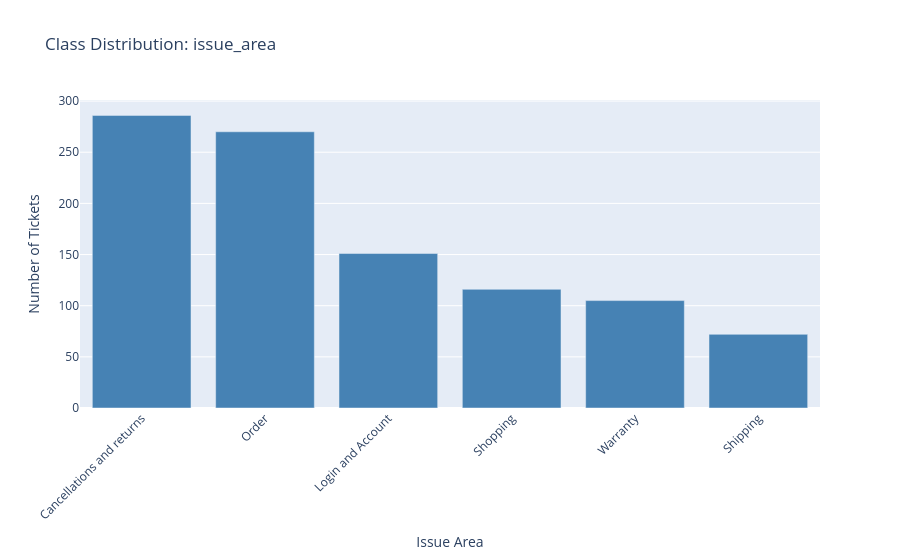

This figure's notebook cell:
### Markdown cell above
### 1.3 Dataset Exploration: Class Distribution (Day 3)

We're using `issue_area` as our primary classification target — it's the broadest 
categorical label in the dataset and keeps the number of classes manageable for a 
classic ML pipeline (vs. `issue_category` or `issue_sub_category`, which are far more 
granular and would likely produce many classes with very few examples each).

Below we check the frequency of each class to identify any class imbalance, which 
will inform our modeling and evaluation choices later (e.g. whether accuracy alone 
is a meaningful metric).

### Code cell
import plotly.express as px

# Count how many rows fall into each issue_area
class_counts = df['issue_area'].value_counts()
print(class_counts)
print(f"\nNumber of classes: {class_counts.shape[0]}")
print(f"Largest class: {class_counts.idxmax()} ({class_counts.max()} rows, "
      f"{class_counts.max() / len(df):.1%})")
print(f"Smallest class: {class_counts.idxmin()} ({class_counts.min()} rows, "
      f"{class_counts.min() / len(df):.1%})")

# Plot it
fig = px.bar(
    x=class_counts.index,
    y=class_counts.values,
    labels={'x': 'Issue Area', 'y': 'Number of Tickets'},
    title='Class Distribution: issue_area',
    color_discrete_sequence=['steelblue']
)
fig.update_layout(xaxis_tickangle=-45)
fig.show()

### Figure 1 — Plotly figure (JSON) as saved in the notebook; plotly's stock layout.template omitted (floating-point values rounded to 4 significant figures)
{"data": [{"hovertemplate": "Issue Area=%{x}<br>Number of Tickets=%{y}<extra></extra>", "legendgroup": "", "marker": {"color": "steelblue", "pattern": {"shape": ""}}, "name": "", "orientation": "v", "showlegend": false, "textposition": "auto", "type": "bar", "x": ["Cancellations and returns", "Order", "Login and Account", "Shopping", "Warranty", "Shipping"], "xaxis": "x", "y": [286, 270, 151, 116, 105, 72], "yaxis": "y"}], "layout": {"barmode": "relative", "legend": {"tracegroupgap": 0}, "title": {"text": "Class Distribution: issue_area"}, "xaxis": {"anchor": "y", "domain": [0, 1], "tickangle": -45, "title": {"text": "Issue Area"}}, "yaxis": {"anchor": "x", "domain": [0, 1], "title": {"text": "Number of Tickets"}}}}
